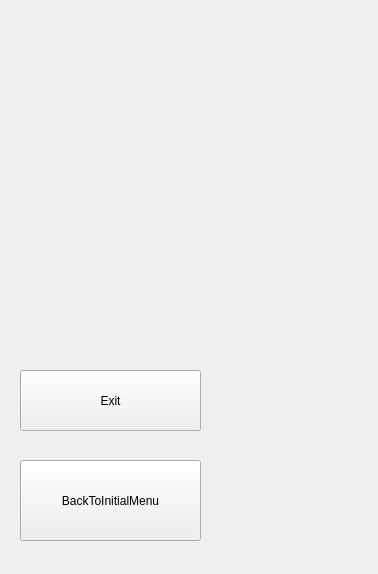
<?xml version="1.0" encoding="UTF-8"?>
<ui version="4.0">
 <class>GameOverWinWidget</class>
 <widget class="QWidget" name="GameOverWinWidget">
  <property name="geometry">
   <rect>
    <x>0</x>
    <y>0</y>
    <width>378</width>
    <height>574</height>
   </rect>
  </property>
  <property name="windowTitle">
   <string>Congratulation!</string>
  </property>
  <property name="windowIcon">
   <iconset resource="imgs.qrc">
    <normaloff>:/img/ImagesForCapoo/WindowIcon.png</normaloff>:/img/ImagesForCapoo/WindowIcon.png</iconset>
  </property>
  <property name="styleSheet">
   <string notr="true">GameOverWinWidget
{
background-image: url(:/img/ImagesForCapoo/WinWidBackground.png);
}</string>
  </property>
  <widget class="QPushButton" name="BackToInitialMenu">
   <property name="geometry">
    <rect>
     <x>20</x>
     <y>460</y>
     <width>181</width>
     <height>81</height>
    </rect>
   </property>
   <property name="text">
    <string>BackToInitialMenu</string>
   </property>
  </widget>
  <widget class="QPushButton" name="Exit">
   <property name="geometry">
    <rect>
     <x>20</x>
     <y>370</y>
     <width>181</width>
     <height>61</height>
    </rect>
   </property>
   <property name="text">
    <string>Exit</string>
   </property>
  </widget>
 </widget>
 <resources>
  <include location="imgs.qrc"/>
 </resources>
 <connections/>
</ui>
